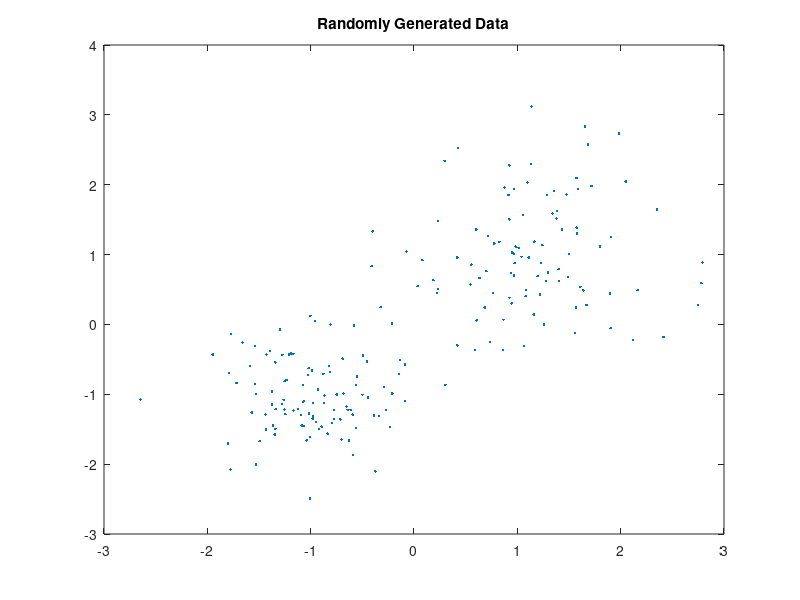
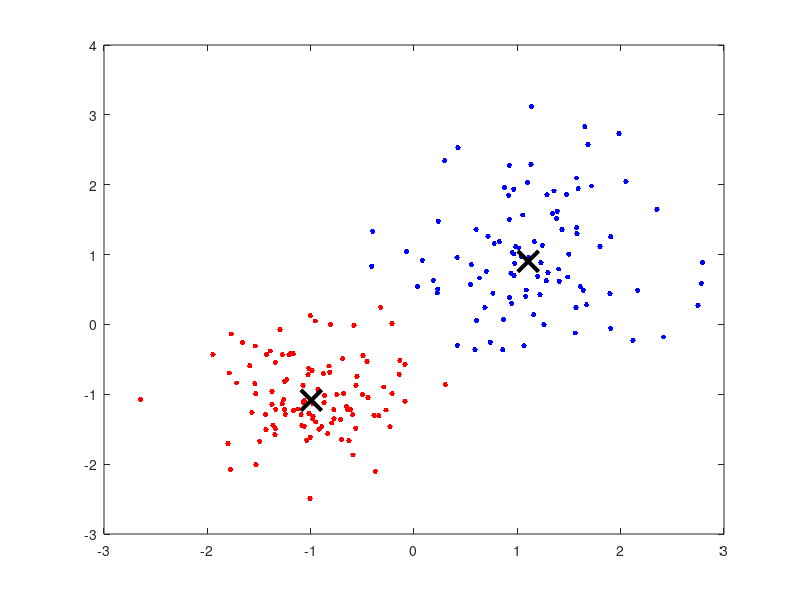

These figures' MATLAB source, in order: (Note: this script raises an error after producing the figures.)
%% Partition Data into Two Clusters
%%
% Randomly generate the sample data.

rng default; % For reproducibility
X = [randn(100,2)*0.75+ones(100,2);
    randn(100,2)*0.5-ones(100,2)];

figure;
plot(X(:,1),X(:,2),'.');
title 'Randomly Generated Data';
%%
% There appears to be two clusters in the data.
%%
% Partition the data into two clusters, and choose the best arrangement out of
% five initializations. Display the final output.
opts = statset('Display','final');
[idx,C] = kmeans(X,2,'Distance','cityblock',...
    'Replicates',5,'Options',opts);
%%
% By default, the software initializes the replicates separately using
% _k_-means++.
%%
% Plot the clusters and the cluster centroids.
figure;
plot(X(idx==1,1),X(idx==1,2),'r.','MarkerSize',12)
hold on
plot(X(idx==2,1),X(idx==2,2),'b.','MarkerSize',12)
plot(C(:,1),C(:,2),'kx',...
     'MarkerSize',15,'LineWidth',3) 
legend('Cluster 1','Cluster 2','Centroids',...
       'Location','NW')
title 'Cluster Assignments and Centroids'
hold off
%%
% You can determine how well separated the clusters are by passing |idx| to
% <docid:stats_ug.f3984482>.